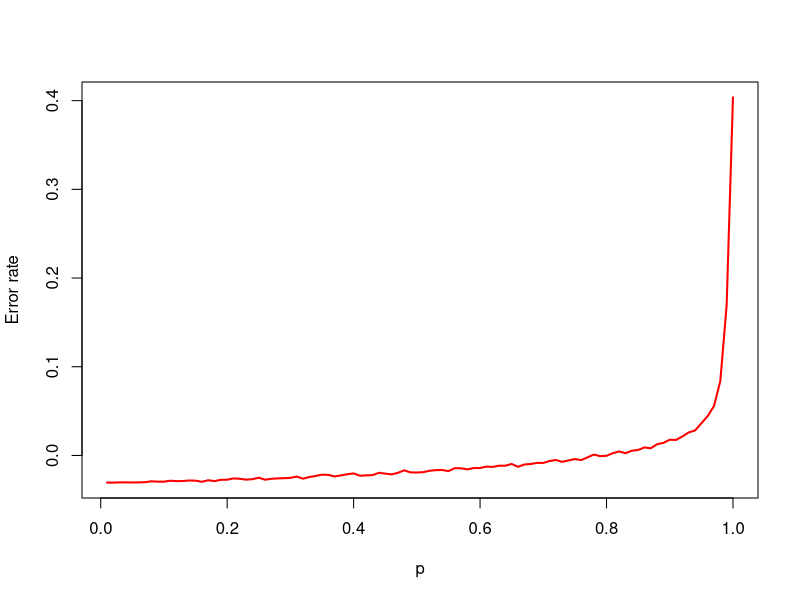

This figure's R source: (Note: this script raises an error after producing the figure.)
a = c(0.63, 0.33, 0.33, 0.40, 0.41, 0.5)
b = c(74.2, 23.3, 32.7, 25.0, 6.0, 50)

y = as.matrix(read.table('Temp/k1_cancer.dat'))
x = seq(0.01,1,length.out = length(y))
#pdf("figures/cancer.pdf", 7.83, 5.17)
plot(x,y,type='l',col='red',lwd=2,xlab="p",ylab="Error rate")
lines(x,(1-a[1])*exp(b[1]*(x-1))+c,col='blue',lwd=2,lty=2)
legend('topleft', legend=c("observed error", "fit model"),inset=c(0.01,0.02)
       ,col=c(2,4),lty=c(1,2),lwd=c(2,2),cex=0.9)
#dev.off()

y = as.matrix(read.table('Temp/k1_iris.dat'))
#pdf("figures/iris.pdf", 7.83, 5.17)
plot(x,y,type='l',col='red',lwd=2,xlab="p",ylab="Error rate")
lines(x,(1-a[2])*exp(b[2]*(x-1))+c,col='blue',lwd=2,lty=2)
legend('topleft', legend=c("observed error", "fit model"),inset=c(0.01,0.02)
       ,col=c(2,4),lty=c(1,2),lwd=c(2,2),cex=0.9)
#dev.off()

y = as.matrix(read.table('Temp/k1_seeds.dat'))
#pdf("figures/seeds.pdf", 7.83, 5.17)
plot(x,y,type='l',col='red',lwd=2,xlab="p",ylab="Error rate")
lines(x,(1-a[3])*exp(b[3]*(x-1))+c,col='blue',lwd=2,lty=2)
legend('topleft', legend=c("observed error", "fit model"),inset=c(0.01,0.02)
       ,col=c(2,4),lty=c(1,2),lwd=c(2,2),cex=0.9)
#dev.off()

y = as.matrix(read.table('Temp/k1_wine.dat'))
#pdf("figures/wine.pdf", 7.83, 5.17)
plot(x,y,type='l',col='red',lwd=2,xlab="p",ylab="Error rate")
lines(x,(1-a[4])*exp(b[4]*(x-1))+c,col='blue',lwd=2,lty=2)
legend('topleft', legend=c("observed error", "fit model"),inset=c(0.01,0.02)
       ,col=c(2,4),lty=c(1,2),lwd=c(2,2),cex=0.9)
#dev.off()

y = as.matrix(read.table('Temp/k1_zoo.dat'))
#pdf("figures/zoo.pdf", 7.83, 5.17)
plot(x,y,type='l',col='red',lwd=2,xlab="p",ylab="Error rate")
lines(x,(1-a[5])*exp(b[5]*(x-1))+c,col='blue',lwd=2,lty=2)
legend('topleft', legend=c("observed error", "fit model"),inset=c(0.01,0.02)
       ,col=c(2,4),lty=c(1,2),lwd=c(2,2),cex=0.9)
#dev.off()

y = as.matrix(read.table('Temp/k1_banknote.dat'))
#pdf("figures/zoo.pdf", 7.83, 5.17)
plot(x,y,type='l',col='red',lwd=2,xlab="p",ylab="Error rate")
lines(x,(1-a[6])*exp(b[6]*(x-1))+c,col='blue',lwd=2,lty=2)
legend('topleft', legend=c("observed error", "fit model"),inset=c(0.01,0.02)
       ,col=c(2,4),lty=c(1,2),lwd=c(2,2),cex=0.9)
#dev.off()
